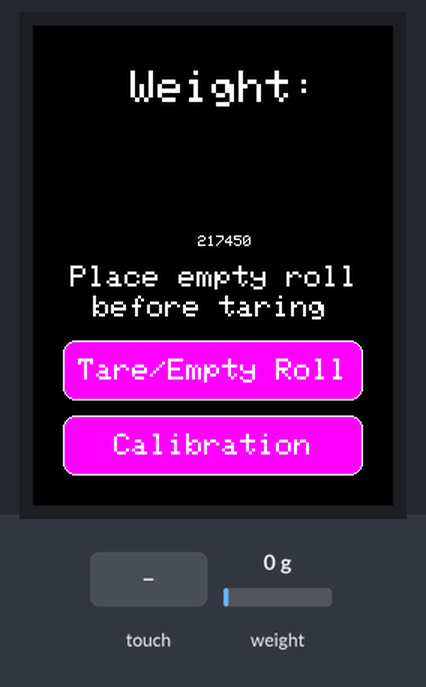
Bench run of a sketch on a simulated Arduino Due. Shown: 240×320 colour display. The inputs (shaded band) are chosen by the test bench; at power-on: weight on the scale 0 g (analog values on the 0–1023 scale). What the sketch prints to the serial monitor is not drawn.

Above: at 2.27 s.
2.5 s: touch panel pressed at 13 % / 90 % of its raw x / y range
At 3.2 s:
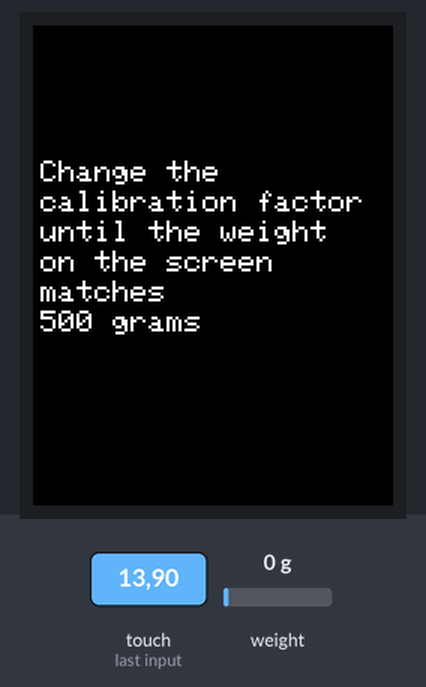
At 7.91 s:
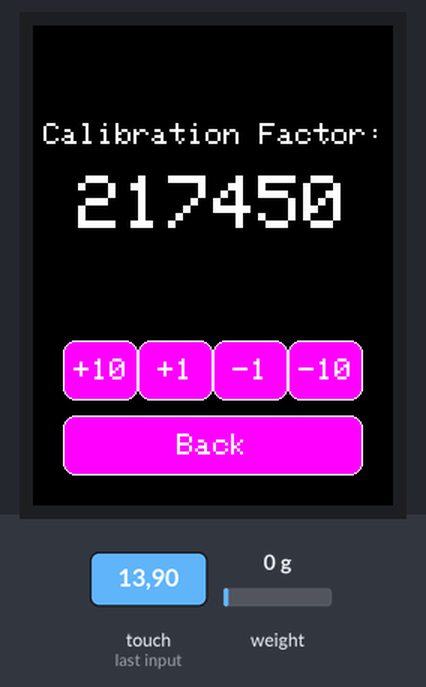
Timing chart, 0 to 9.4 s (numbered marks = the images above; inputs shaded):
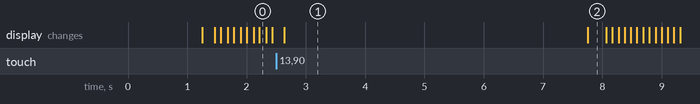

Measured:
- after the input at 2.5 s, the display: changes after 0.13 s (image 1)
- what the display in image 1 shows lasts 5.2 s, from 2.6 s to 7.8 s

The sketch:

vag.ino
```cpp
#include <HX711.h>
#include <Wire.h>
#include <Adafruit_GFX.h>
#include <Adafruit_ILI9341.h>
#include <SPI.h>
#include "TouchScreen.h"


// Pin definitions for TFT display
#define TFT_DC 15
#define TFT_CS 33


// Pin definitions for HX711 load cell amplifier
#define DOUT_PIN 14
#define SCK_PIN 27


// Touchscreen pin definitions
#define YP A0
#define XM A1
#define YM 32
#define XP 12


// Touchscreen calibration values
#define TS_MINX 150
#define TS_MINY 120
#define TS_MAXX 920
#define TS_MAXY 940


// Calibration constants
#define MINPRESSURE 10
#define MAXPRESSURE 1000


// Create objects for TFT display, touchscreen, and load cell amplifier
Adafruit_ILI9341 tft(TFT_CS, TFT_DC);  // Initialize TFT display
TouchScreen ts(XP, YP, XM, YM, 300);   // Initialize touchscreen
HX711 scale;                           // Initialize load cell amplifier


// Initial calibration factor for load cell
int calibration_factor = 217450;  // Set initial calibration factor


// Button states and weight variables
bool tarePressed = false;           // Flag for tare operation
bool calibrationPressed = false;    // Flag for calibration operation
bool uiSwitched = false;            // Flag for UI switch
bool displayUpdatesPaused = false;  // Flag to pause display updates
long weight = 0;                    // Variable to store weight


void setup() {
  Serial.begin(115200);  // Initialize serial communication


  // Set analog read resolution
  analogReadResolution(10);  // Set ADC resolution to 10 bits
                             // Initialize TFT display
  tft.begin();               // Initialize TFT display
  tft.fillScreen(0x0000);    // Fill screen with black


  // Initialize load cell amplifier
  scale.begin(DOUT_PIN, SCK_PIN);                   // Initialize load cell amplifier
  scale.set_scale(calibration_factor);              // Set scale with calibration factor
  scale.tare();                                     // Tare the scale
                                                    // Draw initial buttons and display calibration factor
  tareInstruction();                                // Print under the tare button instruction for how to tare
  drawButton(20, 210, 200, 40, "Tare/Empty Roll");  // Draw Tare button
  drawButton(20, 260, 200, 40, "Calibration");      // Draw Calibration button
  displayCalibrationFactor();                       // Display calibration factor
  calibrationPressed = false;                       // Reset calibration flag
}


void loop() {
  // Get touch point
  TSPoint p = ts.getPoint();                          // Read touchscreen input
  p.x = map(p.x, TS_MINX, TS_MAXX, 0, tft.width());   // Map x coordinate
  p.y = map(p.y, TS_MINY, TS_MAXY, 0, tft.height());  // Map y coordinate


  // Check if "Calibration" button is pressed
  if (checkButtonPress(p, 20, 260, 200, 40)) {
    handleCalibrationButton();  // Handle Calibration button press
  }


  // Check if "Tare" button is pressed in normal UI
  else if (!uiSwitched && checkButtonPress(p, 20, 210, 200, 40)) {
    handleTareButton();  // Handle Tare button press
  }


  // Handle calibration UI actions
  else if (uiSwitched) {
    handleCalibrationUI(p);  // Handle actions in calibration UI
  }


  // Perform tare operation if requested
  if (tarePressed) {
    scale.tare();                 // Perform tare operation
    tarePressed = false;          // Reset tare flag
    Serial.println("Tare Done");  // Print tare completion message
  }


  // Update and display weight in normal UI
  if (!calibrationPressed && !displayUpdatesPaused && !uiSwitched) {  // Check if the display is on normal UI
    updateAndDisplayWeight();                                         // Update and display weight
  }
}


// Function to handle "Calibration" button press
void handleCalibrationButton() {
  if (!uiSwitched) {
    switchToCalibrationUI();                     // Switch to Calibration UI
    Serial.println("Calibration UI Activated");  // Print activation message
  } else {
    switchToNormalUI();                     // Switch to Normal UI
    Serial.println("Normal UI Activated");  // Print activation message
  }
}


// Function to handle "Tare" button press in normal UI
void handleTareButton() {
  tarePressed = true;               // Set tare flag
  Serial.println("Taring weight");  // Print tare operation message
}


// Function to handle actions in calibration UI
void handleCalibrationUI(const TSPoint &p) {
  if (checkButtonPress(p, 20, 210, 50, 40)) {
    updateCalibrationFactor(10);  // Increase calibration factor
    delay(100);                   // Delay for stability
  } else if (checkButtonPress(p, 70, 210, 50, 40)) {
    updateCalibrationFactor(1);  // Increase calibration factor
    delay(100);                  // Delay for stability
  } else if (checkButtonPress(p, 120, 210, 50, 40)) {
    updateCalibrationFactor(-1);  // Decrease calibration factor
    delay(100);                   // Delay for stability
  } else if (checkButtonPress(p, 170, 210, 50, 40)) {
    updateCalibrationFactor(-10);  // Decrease calibration factor
    delay(100);                    // Delay for stability
  }


  if (scale.is_ready()) {
    weight = (scale.get_units() * -1000);  // Get weight
    Serial.println(weight);                // Print weight
    updateCalibrationDisplay(weight);      // Update calibration display
  }
}


// Function to switch to calibration UI
void switchToCalibrationUI() {
  uiSwitched = true;               // Set UI switch flag
  displayUpdatesPaused = true;     // Pause display updates
  clearScreen();                   // Clear screen
  calibrationInstruction();        // Show the Calibration instructions.
  clearScreen();                   // Clear screen
  drawBackButton();                // Draw "Back" button
  drawCalibrationButtons();        // Draw calibration buttons
  drawCalibrationFactorDisplay();  // Draw calibration factor display
  delay(100);                      // Add a delay to prevent immediate UI switch
}


// Function to switch to normal UI
void switchToNormalUI() {
  uiSwitched = false;                               // Reset UI switch flag
  displayUpdatesPaused = false;                     // Resume display updates
  clearScreen();                                    // Clear screen
  tareInstruction();                                // Print under the tare button instruction for how to tare
  drawButton(20, 210, 200, 40, "Tare/Empty Roll");  // Draw Tare button
  drawButton(20, 260, 200, 40, "Calibration");      // Draw Calibration button
  displayCalibrationFactor();                       // Display calibration factor
  delay(100);                                       // Add a delay to prevent immediate UI switch
}

// Function for showing calibration instruction
void calibrationInstruction() {
  tft.setTextSize(2);               // Set a smaller text size for better fit.
  tft.setCursor(5, 90);             // Set cursor position for the first line
  tft.print("Change the");          // First part of the first line
  tft.setCursor(5, 110);            // Set cursor position for the second part of the first line
  tft.print("calibration factor");  // Second part of the first line
  tft.setCursor(5, 130);            // Set cursor position for the second line
  tft.print("until the weight");    // Third part of the second line
  tft.setCursor(5, 150);            // Set cursor position for the second part of the second line
  tft.print("on the screen");       // Fourth part of the second line
  tft.setCursor(5, 170);            // Set cursor position for the third line
  tft.print("matches");           // Fifth part of the text
  tft.setCursor(5, 190);            // Set cursor position for the third line
  tft.print("500 grams");           // Sixth part of the text
  delay(5000);                      //Time so that user can read the text
}

// Function for showing tare instruction
void tareInstruction() {
  tft.setTextSize(2);                          // Set a smaller text size for better fit.
  tft.setCursor(25, 160);                       // Set cursor position for the instructions
  tft.print("Place empty roll");  // First part of the first line
  tft.setCursor(40, 180);                       // Set cursor position for the instructions
  tft.print("before taring");                  // Second part of the second line
}

// Function to update and display weight in normal UI
void updateAndDisplayWeight() {
  if (scale.is_ready()) {
    weight = (scale.get_units() * -1000);  // Get weight
    Serial.println(weight);                // Print weight
    updateDisplay(weight);                 // Update display
  }
}

// Function to update calibration factor
void updateCalibrationFactor(int factorChange) {
  calibration_factor += factorChange;         // Adjust calibration factor
  drawCalibrationFactorDisplay();             // Update calibration factor display
  Serial.print(factorChange > 0 ? "+" : "");  // Print sign of change
  Serial.println(String(factorChange));       // Print change amount
}


// Function to clear TFT screen
void clearScreen() {
  tft.fillScreen(0x0000);  // Fill screen with black
}


// Function to draw a button on TFT display
void drawButton(int x, int y, int width, int height, const char *label) {
  tft.fillRoundRect(x, y, width, height, 8, 0xF81F);  // Draw button background
  tft.drawRoundRect(x, y, width, height, 8, 0xFFFF);  // Draw button border
  tft.setTextColor(0xFFFF);                           // Set text color to white
  tft.setTextSize(2);                                 // Set text size
  int16_t x1, y1;
  uint16_t w, h;
  tft.getTextBounds(label, 0, 0, &x1, &y1, &w, &h);  // Get text bounds
  int xOffset = x + (width - w) / 2 - x1;            // Calculate x offset
  int yOffset = y + (height - h) / 2 - y1;           // Calculate y offset
  tft.setCursor(xOffset, yOffset);                   // Set cursor position
  tft.println(label);                                // Print label
}


// Function to draw a "Back" button in calibration UI
void drawBackButton() {
  drawButton(20, 260, 200, 40, "Back");  // Draw "Back" button
}


// Function to draw calibration adjustment buttons
void drawCalibrationButtons() {
  drawButton(20, 210, 50, 40, "+10");   // Draw "+10" button
  drawButton(70, 210, 50, 40, "+1");    // Draw "+1" button
  drawButton(120, 210, 50, 40, "-1");   // Draw "-1" button
  drawButton(170, 210, 50, 40, "-10");  // Draw "-10" button
}


// Function to draw and display the calibration factor in calibration UI
void drawCalibrationFactorDisplay() {
  tft.fillRect(20, 90, 240, 100, 0x0000);  // Clear calibration factor display area
  tft.setTextSize(2);                      // Set text size
  tft.setTextColor(0xFFFF);                // Set text color to white
  tft.setCursor(7, 65);                    // Set cursor position
  tft.print("Calibration Factor:");        // Print label
  tft.setTextSize(5);                      // Set text size
  int16_t x1, y1;
  uint16_t w, h;
  String calibrationText = String(calibration_factor);                 // Convert calibration factor to string
  tft.getTextBounds(calibrationText.c_str(), 0, 0, &x1, &y1, &w, &h);  // Get text bounds
  int calibrationX = max(0, (tft.width() - w) / 2 - x1);               // Calculate x position
  tft.setCursor(calibrationX, 100);                                    // Set cursor position
  tft.print(calibration_factor);                                       // Print calibration factor
}


// Function to update and display the weight in normal UI
void updateDisplay(long weight) {
  tft.fillRect(0, 80, 230, 60, 0x0000);  // Clear weight display area
  weight = (scale.get_units() * -1000);  // Get weight
  tft.setTextSize(3);                    // Set text size
  tft.setCursor(65, 30);                 // Set cursor position
  tft.print("Weight:");                  // Print label
  String weightText = String(weight);    // Convert weight to string
  tft.setTextSize(5);                    // Set text size
  int16_t x1, y1;
  uint16_t w, h;
  tft.getTextBounds(weightText.c_str(), 0, 0, &x1, &y1, &w, &h);  // Get text bounds
  int weightX = max(0, (tft.width() - w) / 2 - x1);               // Calculate x position
  tft.setCursor(weightX, 80);                                     // Set cursor position
  tft.print(weight);                                              // Print weight
  tft.println("g");                                               // Print units
}


// Function to update and display the weight in calibration UI
void updateCalibrationDisplay(long weight) {
  tft.fillRect(0, 150, 240, 30, 0x0000);  // Clear calibration display area
  weight = (scale.get_units() * -1000);   // Get weight
  tft.setTextSize(2);                     // Set text size
  int16_t x1, y1;
  uint16_t w, h;
  tft.getTextBounds(String(weight) + "g", 0, 0, &x1, &y1, &w, &h);  // Get text bounds
  int weightX = max(0, (tft.width() - w) / 2);                      // Calculate x position
  tft.setCursor(weightX, 150);                                      // Set cursor position
  tft.print(weight);                                                // Print weight
  tft.println("g");                                                 // Print units
}


// Function to display the calibration factor in normal UI
void displayCalibrationFactor() {
  if (!uiSwitched) {                // Check if not in calibration UI
    tft.setTextSize(1);             // Set text size
    tft.setCursor(110, 140);        // Set cursor position
    tft.print(calibration_factor);  // Print calibration factor
  }
}


// Function to check if a button is pressed on the touchscreen
bool checkButtonPress(const TSPoint &p, int x, int y, int width, int height) {
  return (p.x >= x && p.x <= x + width && p.y >= y && p.y <= y + height);  // Check if touch point is within button bounds
}
```
